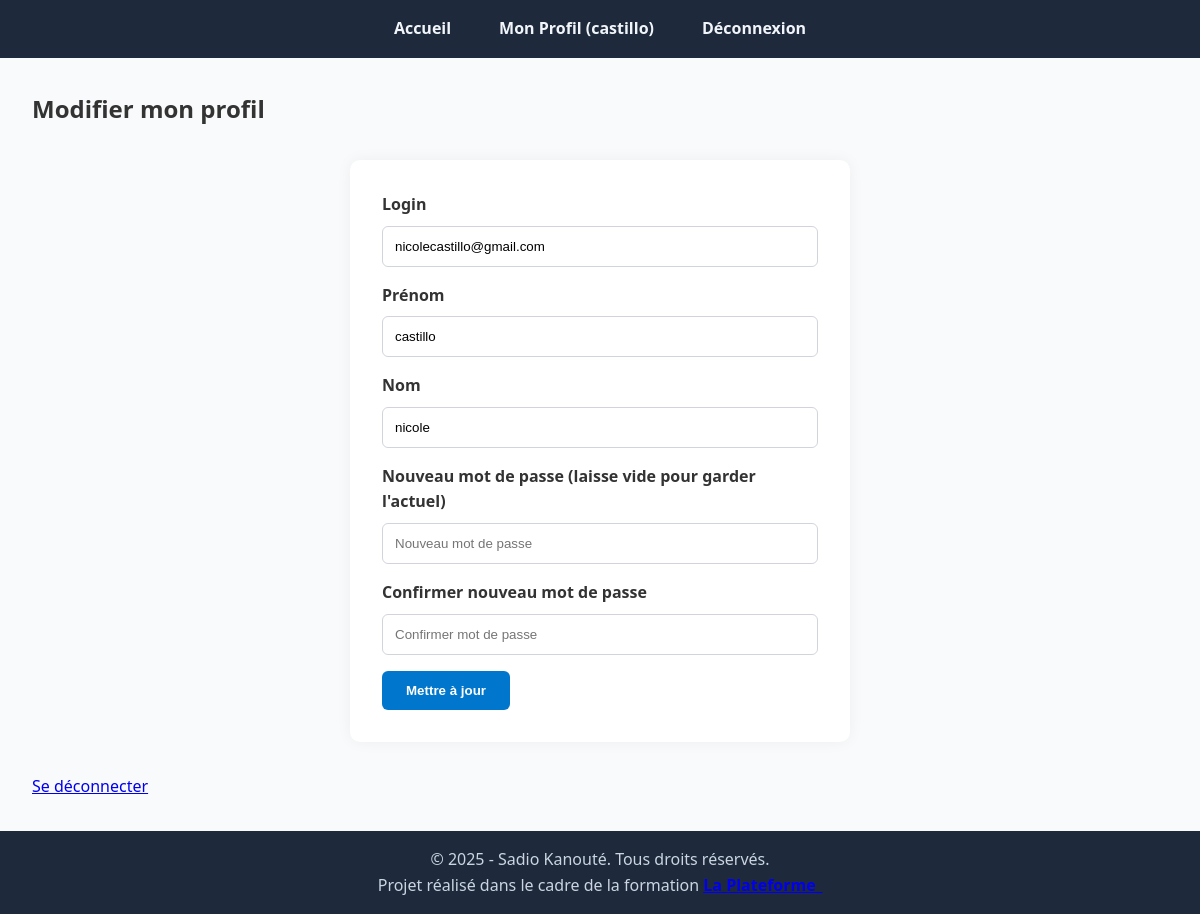
Page /profil.php (signed in) on the committed database.
### tables this page shows
CREATE TABLE IF NOT EXISTS `utilisateurs` (
  `id` int NOT NULL AUTO_INCREMENT,
  `login` varchar(255) DEFAULT NULL,
  `prenom` varchar(255) DEFAULT NULL,
  `nom` varchar(255) DEFAULT NULL,
  `password` varchar(255) DEFAULT NULL,
  `role` varchar(50) DEFAULT 'user',
  PRIMARY KEY (`id`)
);

### profil.php (the view, shortened to what this page needs)
<?php
include('header.php');
$userId = $_SESSION['id'];
$stmt = $bdd->prepare("SELECT login, prenom, nom FROM utilisateurs WHERE id = ?");
$stmt->execute([$userId]);
$user = $stmt->fetch(PDO::FETCH_ASSOC);
?>
<!DOCTYPE html>
<html lang="fr">
<head>
    <link rel="stylesheet" href="style.css">
</head>
<body>
<main>
    <div class="container large">
        <h2>Modifier mon profil</h2>
        <form method="POST" action="">
            <label for="login">Login</label>
            <input type="text" id="login" name="login" required value="<?= htmlspecialchars($user['login']) ?>">
            <label for="prenom">Prénom</label>
            <input type="text" id="prenom" name="prenom" required value="<?= htmlspecialchars($user['prenom']) ?>">
            <label for="nom">Nom</label>
            <input type="text" id="nom" name="nom" required value="<?= htmlspecialchars($user['nom']) ?>">
            <label for="password">Nouveau mot de passe (laisse vide pour garder l'actuel)</label>
            <input type="password" id="password" name="password" placeholder="Nouveau mot de passe">
            <label for="conf_password">Confirmer nouveau mot de passe</label>
            <input type="password" id="conf_password" name="conf_password" placeholder="Confirmer mot de passe">
            <input type="submit" name="submit" value="Mettre à jour">
        </form>
        <a class="logout" href="deconnexion.php">Se déconnecter</a>
    </div>
</main>
<?php include('footer.php'); ?>
</body>
</html>

### style.css (style rules this page uses)
* { margin: 0; padding: 0; box-sizing: border-box; }
html, body { height: 100%; font-family: 'Segoe UI', Roboto, sans-serif; background-color: #f9fafb; color: #333; line-height: 1.6; }
body { display: flex; flex-direction: column; min-height: 100vh; }
main { flex: 1; padding: 2rem; }
form { max-width: 500px; margin: 2rem auto; background-color: #ffffff; padding: 2rem; border-radius: 10px; box-shadow: 0 0 15px rgba(0,0,0,0.05); }
form label { display: block; margin-bottom: 0.5rem; font-weight: 600; }
form input[type="text"], form input[type="password"], form input[type="email"] { width: 100%; padding: 0.75rem; margin-bottom: 1rem; border: 1px solid #d1d5db; border-radius: 6px; transition: border-color 0.3s; }
form input[type="submit"], form button { background-color: #0077cc; color: white; border: none; padding: 0.75rem 1.5rem; border-radius: 6px; cursor: pointer; font-weight: bold; transition: background-color 0.3s ease; }

### rows in the picture
utilisateurs: login "nicolecastillo@gmail.com", prenom "castillo", nom "nicole"

### other values in the picture
$_SESSION['prenom'] "castillo"
